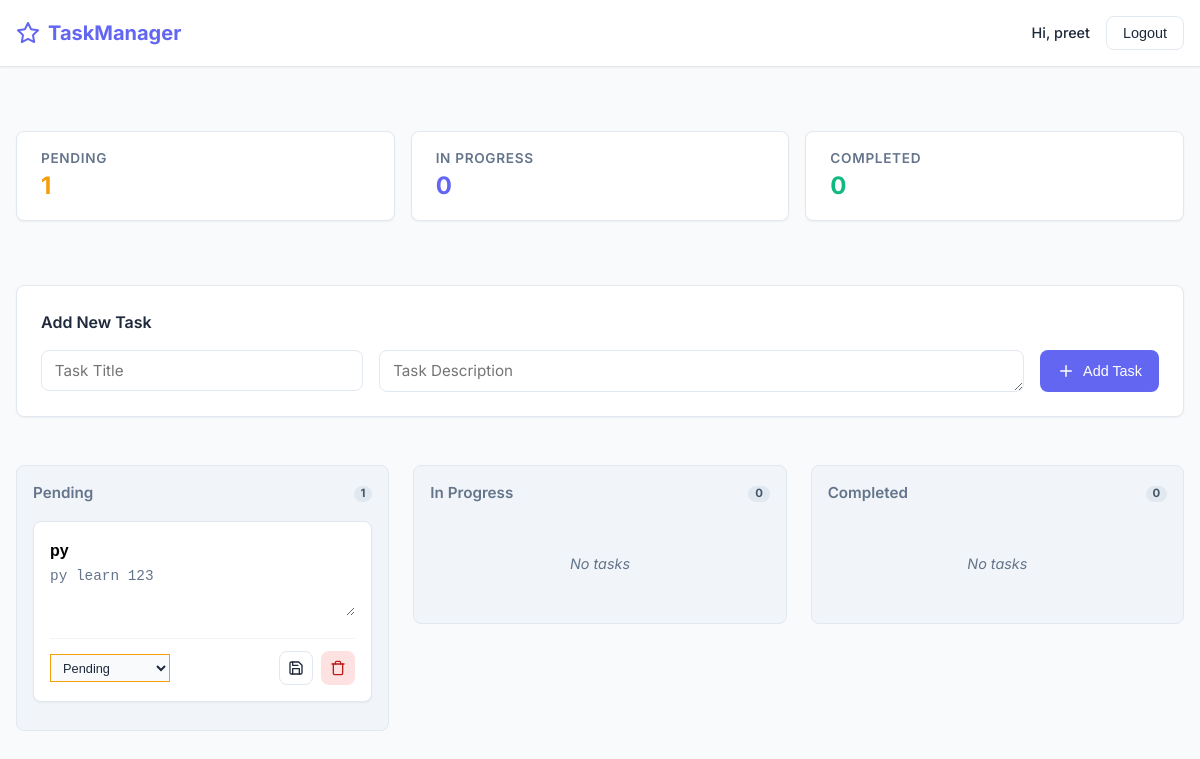
Page /tasks/dashboard (signed in) on the earlier database version.
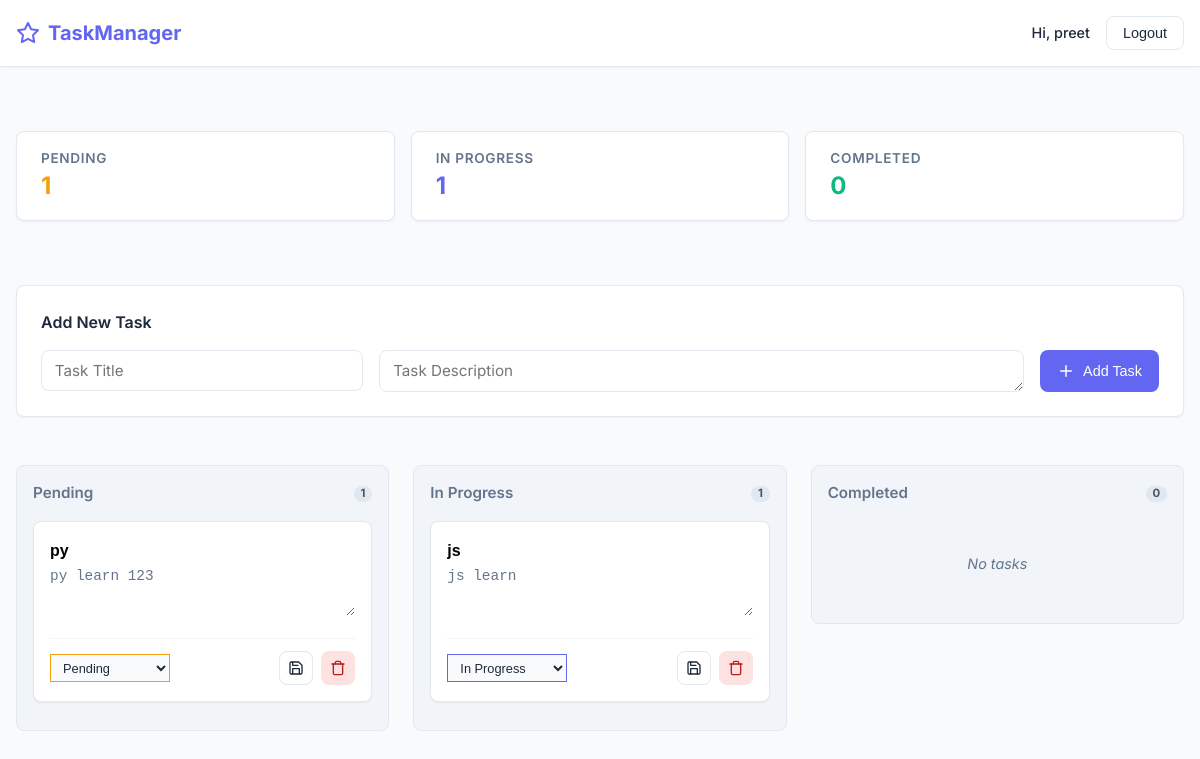
Same page on the later database version.
### app/models/task.py (models this page shows)
class Task(db.Model):
    __tablename__ = "tasks"
    id = db.Column(db.Integer, primary_key=True)
    title = db.Column(db.String(200), nullable=False)
    description = db.Column(db.Text, nullable=False)
    status = db.Column(db.String(50), default="pending")
    user_id = db.Column(db.Integer, db.ForeignKey("user.id"), nullable=False)

### app/routes/tasks.py (the view)
@tasks_bp.route("/dashboard")
@login_required
def dashboard():
    tasks = Task.query.filter_by(user_id=session["user_id"]).all()
    counts = {
        "pending": sum(t.status == "pending" for t in tasks),
        "in_progress": sum(t.status == "in-progress" for t in tasks),
        "completed": sum(t.status == "completed" for t in tasks),
    }
    return render_template("tasks/dashboard.html", tasks=tasks, counts=counts)

### app/__init__.py (called while the page is built)
def create_app():
    app = Flask(__name__)
    app.config.from_object(Config)
    @app.after_request
    def add_no_cache_headers(response):
        response.headers["Cache-Control"] = "no-store, no-cache, must-revalidate, max-age=0"
        response.headers["Pragma"] = "no-cache"
        response.headers["Expires"] = "0"
        return response
    db.init_app(app)
    app.register_blueprint(home_bp)
    app.register_blueprint(auth_bp)
    app.register_blueprint(tasks_bp)
    with app.app_context():
        db.create_all()
    return app

### app/routes/auth.py (called while the page is built)
def login_required(f):
    @wraps(f)
    def decorated(*args, **kwargs):
        if "username" not in session:
            return redirect(url_for("auth.login"))
        return f(*args, **kwargs)
    return decorated

### app/templates/tasks/dashboard.html (shortened to what the changed rows need)
{% extends "base.html" %}
{% block content %}
<div class="dashboard-layout">
    <div class="stats-bar">
        <div class="stat-card">
            <span class="stat-label">In Progress</span>
            <span class="stat-value" style="color: var(--primary)">{{ counts.in_progress }}</span>
        </div>
    </div>
    <div class="task-board">
        {% for status, label in [('pending','Pending'),('in-progress','In Progress'),('completed','Completed')] %}
        <div class="task-column">
            <div class="column-header">
                {{ label }}
                <span class="badge badge-count">
                    {% set count = 0 %}
                    {% for task in tasks if task.status == status %}{% set count = count + 1 %}{% endfor -%}
                    {{ namespace(val=0).val + (tasks|selectattr("status", "equalto", status)|list|length) }}
                </span>
            </div>
            {% for task in tasks if task.status == status %}
            <div class="task-card" data-id="{{ task.id }}">
                <input class="title task-input-title" value="{{ task.title }}">
                <textarea class="desc task-textarea-desc"
                    oninput="this.style.height = ''; this.style.height = this.scrollHeight + 'px'">{{ task.description }}</textarea>
                <div class="task-actions">
                    <select class="status task-status-select form-select" onchange="saveTask({{ task.id }})"
                        style="border-color: {% if task.status == 'completed' %}var(--success){% elif task.status == 'in-progress' %}var(--primary){% else %}var(--warning){% endif %}; color: inherit;">
                        <option value="pending" {% if task.status=='pending' %}selected{% endif %}>Pending</option>
                        <option value="in-progress" {% if task.status=='in-progress' %}selected{% endif %}>In Progress
                        </option>
                    </select>
                    <div style="display: flex; gap: 0.5rem;">
                        <button type="button" class="btn btn-outline btn-icon" onclick="saveTask({{ task.id }})"
                            title="Save Changes">
                        </button>
                        <button type="button" class="btn btn-danger btn-icon" onclick="deleteTask({{ task.id }})"
                            title="Delete Task">
                            <svg width="16" height="16" viewBox="0 0 24 24" fill="none" stroke="currentColor"
                                stroke-width="2" stroke-linecap="round" stroke-linejoin="round">
                                <polyline points="3 6 5 6 21 6"></polyline>
                                <path
                                    d="M19 6v14a2 2 0 0 1-2 2H7a2 2 0 0 1-2-2V6m3 0V4a2 2 0 0 1 2-2h4a2 2 0 0 1 2 2v2">
                                </path>
                            </svg>
                        </button>
                    </div>
                </div>
            </div>
            {% endfor %}
            {% if (tasks|selectattr("status", "equalto", status)|list|length) == 0 %}
            <div
                style="text-align: center; color: var(--text-muted); padding: 2rem; font-size: 0.9rem; font-style: italic;">
                No tasks
            </div>
            {% endif %}
        </div>
        {% endfor %}
    </div>
</div>
{% endblock %}

Differences in the rows shown:
added Task: title "js", description "js learn", status+id "In Progress"
Other differences:
{{ counts.in_progress }}: "0" → "1"
new list line: "In Progress 1"
list line gone: "In Progress 0 No tasks"
